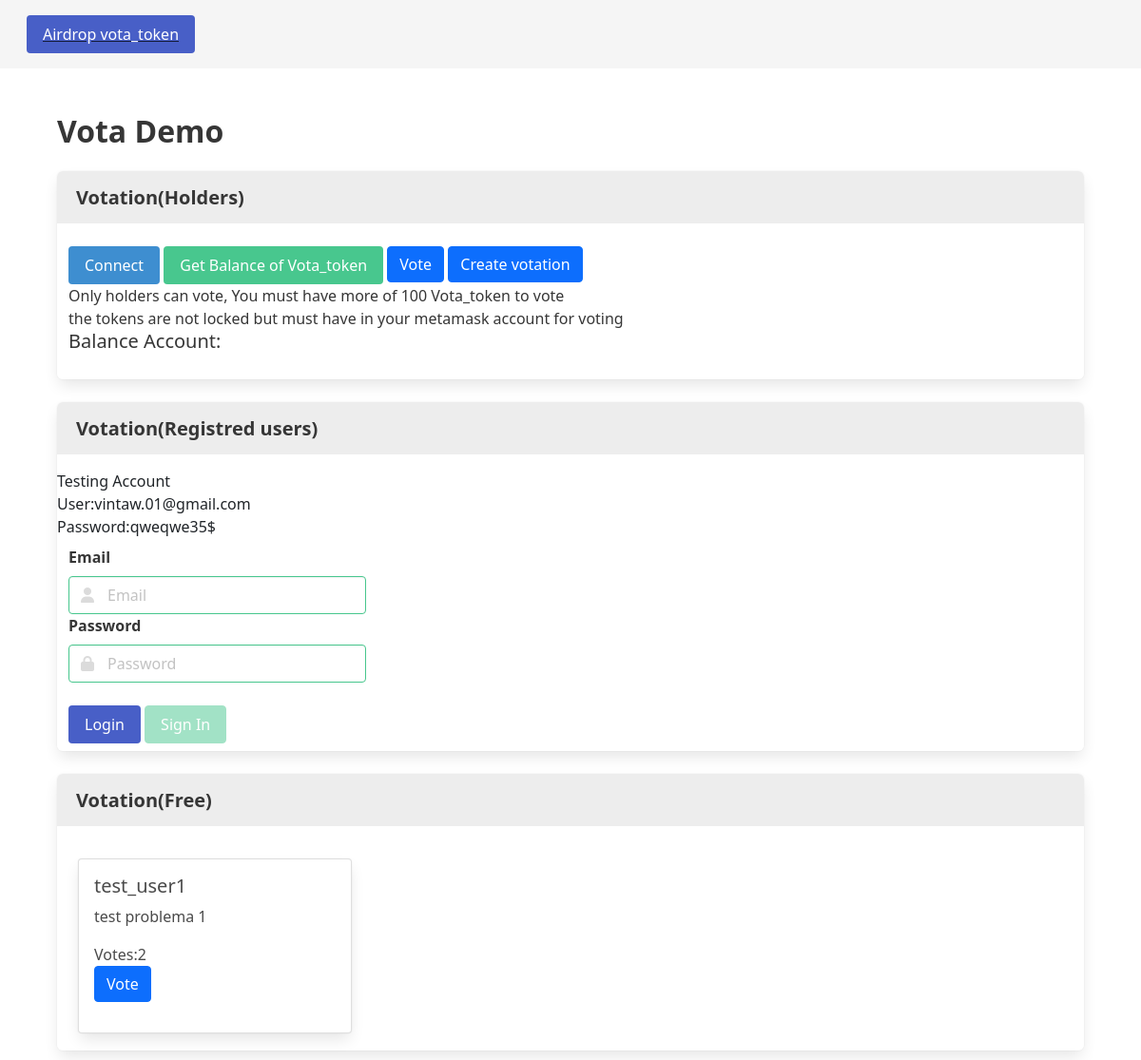
Before: / with the older database file.
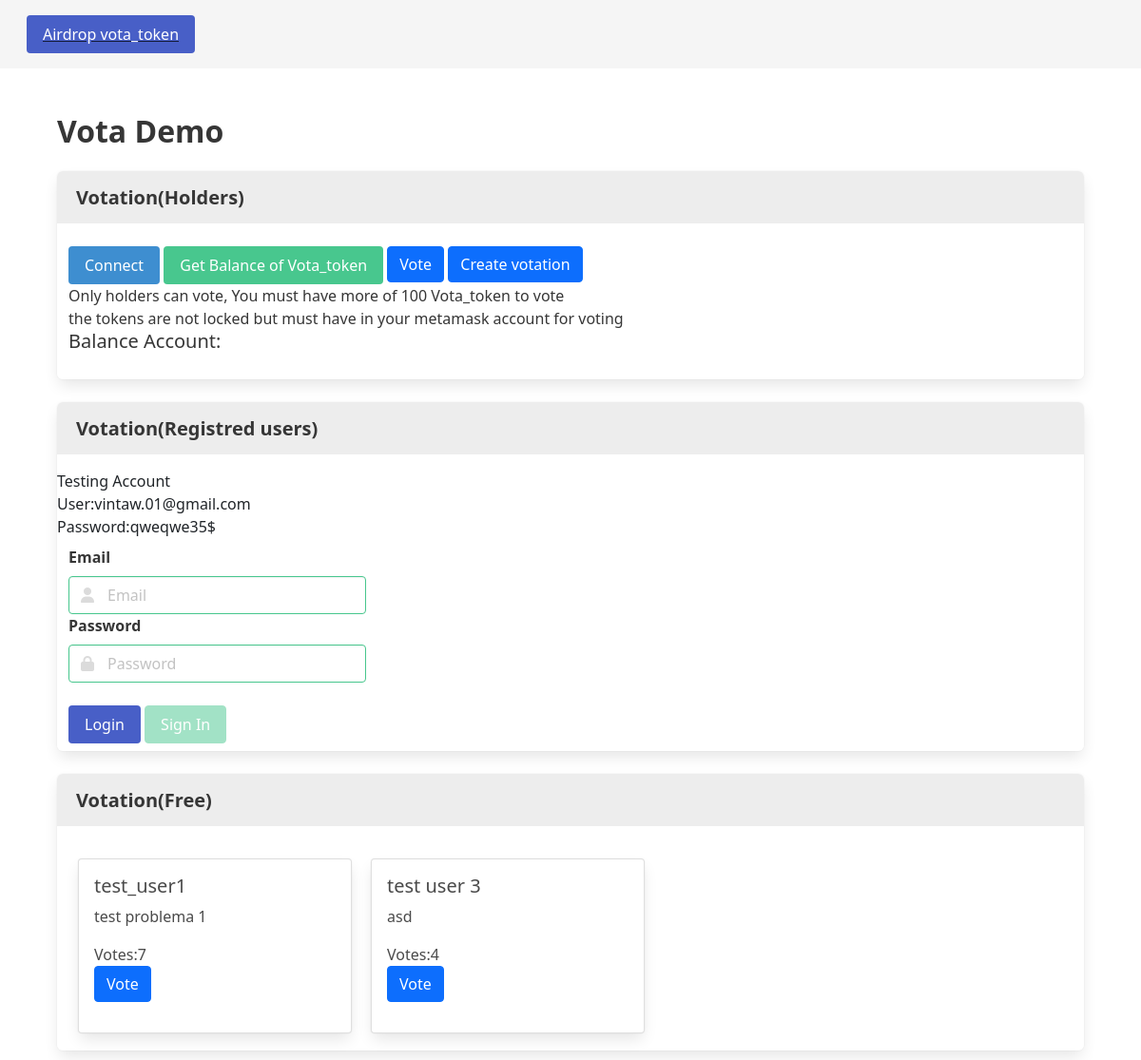
After: the same page with the newer database file.
### votaciones/models.py (models this page shows, shortened)
class Voting(models.Model):
	status = models.BooleanField(default=False)#0 in process, 1 aceppted
	name = models.CharField(max_length=149)
	description = models.TextField( unique=True)
	points = models.IntegerField(blank=True, default=0)
	points_free = models.IntegerField(blank=True, default=0)
	user_account_funds = models.CharField(max_length=149,blank=True)
	end_votation = models.DateField(default=timezone.now())

### vota_coin/views.py (the view)
# urls.py: 2. Add a URL to urlpatterns:  path('', views.home, name='home')
def home(request):
	context_dict={}
	print(request.user)
	context_dict["votings"]= Voting.objects.all()
	return render(request, 'index.html', context_dict)

### templates/index.html (shortened to what the changed rows need)
{% load static %}
<!DOCTYPE html>
<html>
<head>
  </head>
  <body class="bg-gradient-white">
    <link rel="stylesheet" href="https://cdn.jsdelivr.net/npm/bulma@0.9.4/css/bulma.min.css">
    <link rel="stylesheet" href="https://cdnjs.cloudflare.com/ajax/libs/font-awesome/6.2.0/css/all.min.css">
    <link href="https://cdn.jsdelivr.net/npm/bootstrap@5.0.0/dist/css/bootstrap.min.css"
    rel="stylesheet"
>
    <section class="section">
      <div class="container">
        <h1 class="title">
          Vota Demo
        </h1>
              <nav class="panel">
                <form method="post" action="{% url 'login_func' %}">
                  <div class="panel-block">
                    <div class="field">
                      <div style="display: flex; flex-direction: row; flex-wrap: wrap">
                        {% for card in votings %}
                        <div class="card" style="width: 18rem; margin: 10px">
                          <div class="card-body">
                            <div style="display: flex; flex-direction: row">
                              <h5 class="card-title">{{ card.name }}</h5>
                            </div>
                            <p class="card-text">{{ card.description }}</p>
                              <p>Votes:{{card.points_free}}</a>
                                <br>
                                <a href="{% url 'free_vote'  card.id %} " class="btn btn-primary">Vote</a>
                              </div>
                            </div>
                            {% endfor %}
                          </div>
                        </div>
                      </div>
                    </form>
                  </nav>
                </div>
              </section>
              </html>

Changed rows visible on the page:
changed Voting "test_user1": points_free "2" → "7"
added Voting: name "test user 3", description "asd", points_free "4"
